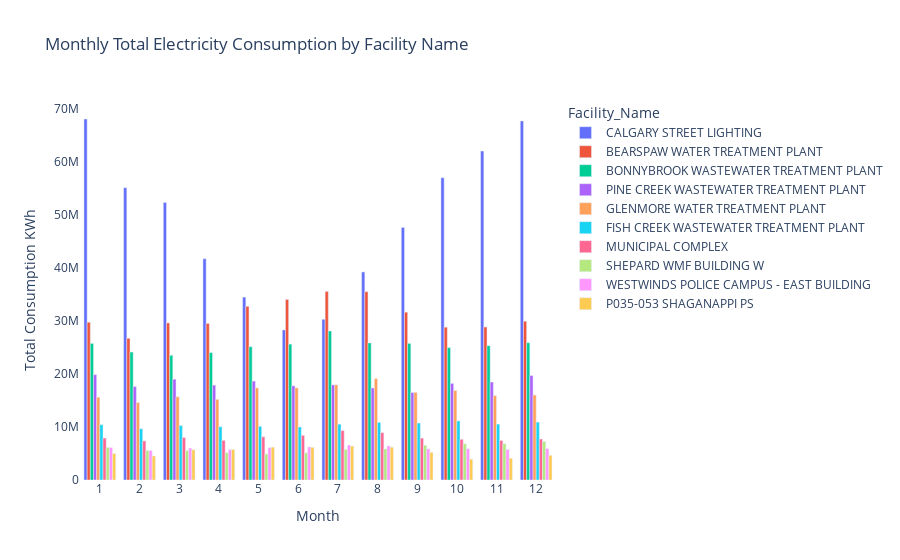

The notebook cell saved with this chart:
### Markdown cell above
Also, across the year water services (173.8227M kwh) the highest in 2022, calgary transit (125.1165M kw)highest usage occured in 2019. It was observed gradual decrease of Mobility business unit in consumption of electricity from 2016 till 2023. possibly company shift to another source of power sources.

### Code cell
select_query = """
WITH top_facility_name AS (
    SELECT
        Facility_Name,
        SUM(Total_Consumption) AS total_consumption
    FROM
        corp_consumption
    WHERE
        Energy_Description = 'Electricity'
    GROUP BY
        Facility_Name
    ORDER BY
        total_consumption DESC
    LIMIT 10
)

SELECT
    MONTH,
    e.Facility_Name,
    SUM(e.Total_Consumption) AS Total_Consumption
FROM
    corp_consumption e
    JOIN top_facility_name t
    ON e.Facility_Name = t.Facility_Name
WHERE
    Energy_Description = 'Electricity'
GROUP BY
    MONTH,
    e.Facility_Name
ORDER BY
    MONTH,
    Total_Consumption DESC;
"""
energ_cona = pd.read_sql_query(select_query, engine)
fig = px.bar(energ_cona, x='MONTH', y='Total_Consumption', color='Facility_Name', barmode='group', title='Monthly Total Electricity Consumption by Facility Name')
fig.update_layout(xaxis_title='Month', yaxis_title='Total Consumption KWh')
fig.update_layout(plot_bgcolor='white')
fig.update_layout(xaxis={'tickmode': 'linear', 'tick0': 1, 'dtick': 1})
fig.show()

### Figure 1 — Plotly figure (JSON) as saved in the notebook; plotly's stock layout.template omitted (floating-point values rounded to 4 significant figures)
{"data": [{"alignmentgroup": "True", "hovertemplate": "Facility_Name=CALGARY STREET LIGHTING<br>MONTH=%{x}<br>Total_Consumption=%{y}<extra></extra>", "legendgroup": "CALGARY STREET LIGHTING", "marker": {"color": "#636efa", "pattern": {"shape": ""}}, "name": "CALGARY STREET LIGHTING", "offsetgroup": "CALGARY STREET LIGHTING", "orientation": "v", "showlegend": true, "textposition": "auto", "type": "bar", "x": [1, 2, 3, 4, 5, 6, 7, 8, 9, 10, 11, 12], "xaxis": "x", "y": [68013604, 55073015, 52276604, 41688958, 34456554, 28267847, 30262942, 39199215, 47578684, 56957817, 61971789, 67647399], "yaxis": "y"}, {"alignmentgroup": "True", "hovertemplate": "Facility_Name=BEARSPAW WATER TREATMENT PLANT<br>MONTH=%{x}<br>Total_Consumption=%{y}<extra></extra>", "legendgroup": "BEARSPAW WATER TREATMENT PLANT", "marker": {"color": "#EF553B", "pattern": {"shape": ""}}, "name": "BEARSPAW WATER TREATMENT PLANT", "offsetgroup": "BEARSPAW WATER TREATMENT PLANT", "orientation": "v", "showlegend": true, "textposition": "auto", "type": "bar", "x": [1, 2, 3, 4, 5, 6, 7, 8, 9, 10, 11, 12], "xaxis": "x", "y": [29726901, 26702595, 29586842, 29497515, 32722294, 34019960, 35534892, 35474739, 31613919, 28790479, 28831700, 29918096], "yaxis": "y"}, {"alignmentgroup": "True", "hovertemplate": "Facility_Name=BONNYBROOK WASTEWATER TREATMENT PLANT<br>MONTH=%{x}<br>Total_Consumption=%{y}<extra></extra>", "legendgroup": "BONNYBROOK WASTEWATER TREATMENT PLANT", "marker": {"color": "#00cc96", "pattern": {"shape": ""}}, "name": "BONNYBROOK WASTEWATER TREATMENT PLANT", "offsetgroup": "BONNYBROOK WASTEWATER TREATMENT PLANT", "orientation": "v", "showlegend": true, "textposition": "auto", "type": "bar", "x": [1, 2, 3, 4, 5, 6, 7, 8, 9, 10, 11, 12], "xaxis": "x", "y": [25736160, 24110610, 23496419, 24004682, 25120282, 25604916, 28080318, 25832539, 25735329, 24944664, 25310131, 25863198], "yaxis": "y"}, {"alignmentgroup": "True", "hovertemplate": "Facility_Name=PINE CREEK WASTEWATER TREATMENT PLANT<br>MONTH=%{x}<br>Total_Consumption=%{y}<extra></extra>", "legendgroup": "PINE CREEK WASTEWATER TREATMENT PLANT", "marker": {"color": "#ab63fa", "pattern": {"shape": ""}}, "name": "PINE CREEK WASTEWATER TREATMENT PLANT", "offsetgroup": "PINE CREEK WASTEWATER TREATMENT PLANT", "orientation": "v", "showlegend": true, "textposition": "auto", "type": "bar", "x": [1, 2, 3, 4, 5, 6, 7, 8, 9, 10, 11, 12], "xaxis": "x", "y": [19842851, 17601878, 18985043, 17872542, 18633666, 17741239, 17919344, 17333956, 16473231, 18200447, 18457404, 19669880], "yaxis": "y"}, {"alignmentgroup": "True", "hovertemplate": "Facility_Name=GLENMORE WATER TREATMENT PLANT<br>MONTH=%{x}<br>Total_Consumption=%{y}<extra></extra>", "legendgroup": "GLENMORE WATER TREATMENT PLANT", "marker": {"color": "#FFA15A", "pattern": {"shape": ""}}, "name": "GLENMORE WATER TREATMENT PLANT", "offsetgroup": "GLENMORE WATER TREATMENT PLANT", "orientation": "v", "showlegend": true, "textposition": "auto", "type": "bar", "x": [1, 2, 3, 4, 5, 6, 7, 8, 9, 10, 11, 12], "xaxis": "x", "y": [15593893, 14581482, 15681270, 15190866, 17354102, 17359567, 17928436, 19090139, 16504296, 16845238, 15892581, 16022534], "yaxis": "y"}, {"alignmentgroup": "True", "hovertemplate": "Facility_Name=FISH CREEK WASTEWATER TREATMENT PLANT<br>MONTH=%{x}<br>Total_Consumption=%{y}<extra></extra>", "legendgroup": "FISH CREEK WASTEWATER TREATMENT PLANT", "marker": {"color": "#19d3f3", "pattern": {"shape": ""}}, "name": "FISH CREEK WASTEWATER TREATMENT PLANT", "offsetgroup": "FISH CREEK WASTEWATER TREATMENT PLANT", "orientation": "v", "showlegend": true, "textposition": "auto", "type": "bar", "x": [1, 2, 3, 4, 5, 6, 7, 8, 9, 10, 11, 12], "xaxis": "x", "y": [10424470, 9645495, 10252825, 10036441, 10109539, 9984634, 10525673, 10855274, 10729684, 11127639, 10528014, 10904157], "yaxis": "y"}, {"alignmentgroup": "True", "hovertemplate": "Facility_Name=MUNICIPAL COMPLEX<br>MONTH=%{x}<br>Total_Consumption=%{y}<extra></extra>", "legendgroup": "MUNICIPAL COMPLEX", "marker": {"color": "#FF6692", "pattern": {"shape": ""}}, "name": "MUNICIPAL COMPLEX", "offsetgroup": "MUNICIPAL COMPLEX", "orientation": "v", "showlegend": true, "textposition": "auto", "type": "bar", "x": [1, 2, 3, 4, 5, 6, 7, 8, 9, 10, 11, 12], "xaxis": "x", "y": [7901562, 7366454, 7987640, 7466821, 8133201, 8416950, 9310832, 8920503, 7890138, 7664172, 7441003, 7717255], "yaxis": "y"}, {"alignmentgroup": "True", "hovertemplate": "Facility_Name=SHEPARD WMF BUILDING W<br>MONTH=%{x}<br>Total_Consumption=%{y}<extra></extra>", "legendgroup": "SHEPARD WMF BUILDING W", "marker": {"color": "#B6E880", "pattern": {"shape": ""}}, "name": "SHEPARD WMF BUILDING W", "offsetgroup": "SHEPARD WMF BUILDING W", "orientation": "v", "showlegend": true, "textposition": "auto", "type": "bar", "x": [1, 2, 3, 4, 5, 6, 7, 8, 9, 10, 11, 12], "xaxis": "x", "y": [6135262, 5547269, 5534166, 5134082, 4892511, 5123621, 5773532, 5850416, 6541078, 6818294, 6828513, 7253102], "yaxis": "y"}, {"alignmentgroup": "True", "hovertemplate": "Facility_Name=WESTWINDS POLICE CAMPUS - EAST BUILDING<br>MONTH=%{x}<br>Total_Consumption=%{y}<extra></extra>", "legendgroup": "WESTWINDS POLICE CAMPUS - EAST BUILDING", "marker": {"color": "#FF97FF", "pattern": {"shape": ""}}, "name": "WESTWINDS POLICE CAMPUS - EAST BUILDING", "offsetgroup": "WESTWINDS POLICE CAMPUS - EAST BUILDING", "orientation": "v", "showlegend": true, "textposition": "auto", "type": "bar", "x": [1, 2, 3, 4, 5, 6, 7, 8, 9, 10, 11, 12], "xaxis": "x", "y": [6085937, 5541454, 6007090, 5709179, 6072587, 6220152, 6581337, 6424160, 5860463, 5879842, 5731899, 5896137], "yaxis": "y"}, {"alignmentgroup": "True", "hovertemplate": "Facility_Name=P035-053 SHAGANAPPI PS<br>MONTH=%{x}<br>Total_Consumption=%{y}<extra></extra>", "legendgroup": "P035-053 SHAGANAPPI PS", "marker": {"color": "#FECB52", "pattern": {"shape": ""}}, "name": "P035-053 SHAGANAPPI PS", "offsetgroup": "P035-053 SHAGANAPPI PS", "orientation": "v", "showlegend": true, "textposition": "auto", "type": "bar", "x": [1, 2, 3, 4, 5, 6, 7, 8, 9, 10, 11, 12], "xaxis": "x", "y": [4990165, 4525765, 5691666, 5738571, 6189261, 6147219, 6378459, 6177020, 5199113, 3927798, 4103409, 4641037], "yaxis": "y"}], "layout": {"barmode": "group", "legend": {"title": {"text": "Facility_Name"}, "tracegroupgap": 0}, "plot_bgcolor": "white", "title": {"text": "Monthly Total Electricity Consumption by Facility Name"}, "xaxis": {"anchor": "y", "domain": [0, 1], "dtick": 1, "tick0": 1, "tickmode": "linear", "title": {"text": "Month"}}, "yaxis": {"anchor": "x", "domain": [0, 1], "title": {"text": "Total Consumption KWh"}}}}
